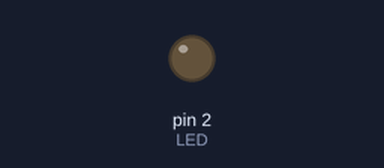
Bench run of a sketch on a simulated Arduino Uno, built with avr-gcc and run on an emulated ATmega328P. Parts: output pins drawn as LEDs (lit = HIGH).

Above: at 0.6 s.
At 2.5 s:
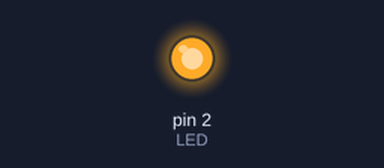
Timing chart, 0 to 6.6 s (numbered marks = the images above):
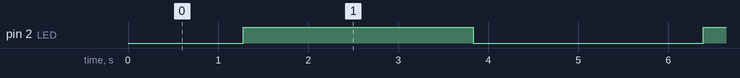

Measured:
- by itself, pin 2 (LED): alternates HIGH for 2.6 s and LOW for 2.6 s

The sketch:

prender_led.ino
```cpp
#define LED 2
int i=0;
void setup() {
  pinMode(LED, OUTPUT);
}

void loop() {
 for(i=0;i<255;i++){
analogWrite(LED,i);
delay(10);
 }
  for(i=255;i>0;i--){
analogWrite(LED,i);
delay(10);

 }
}
```
